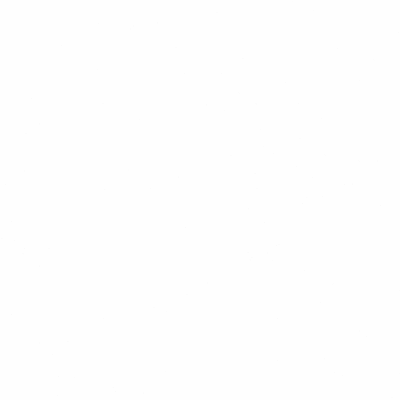
Frame 1 (no input)
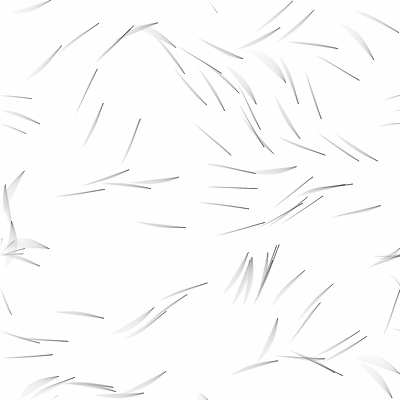
Frame 60 (no input)
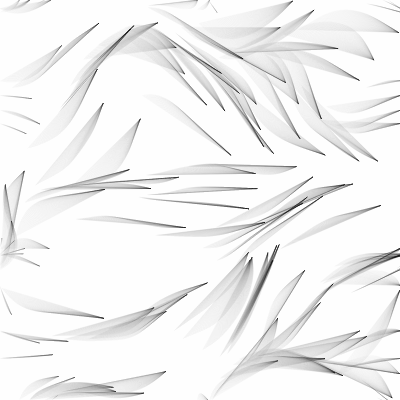
Frame 120 (the mouse pressed at the canvas centre since frame 60)

The p5.js sketch that drew these frames (run headless with seeded random() and noise() and a simulated clock; from frame 60 on, the mouse is pressed at the canvas centre):

// p5.js sketch
// ── sketch.js

let inc = 0.1;
let scale = 10;
let cols, rows;
let zoff = 0;
let particles = [];
let flowField = [];

function setup() {
  createCanvas(400, 400);
  background(220, 10);

  noiseDetail(6);
  noStroke();

  cols = floor(width / scale);
  rows = floor(height / scale);

  flowField = new Array(cols * rows);

  for (let i = 0; i < 200; i++) {
    particles[i] = new Particle();
  }

}

function draw() {



  let yoff = 0;

  for (let y = 0; y <= rows; y++) {
    let xoff = 0;

    for (let x = 0; x <= cols; x++) {
      let index = (x + y * cols);
      let angle = noise(xoff, yoff, zoff) * TWO_PI * 1;

      let v = p5.Vector.fromAngle(angle);
      v.setMag(0.05);
      flowField[index] = v;

      xoff += inc;
      //fill(r);
      //rect(x * scale, y * scale, scale, scale);

      // stroke(0, 50);
      // fill(0, 50);
      // push();
      // translate(x * scale, y * scale);
      // rotate(v.heading());
      // line(0, 0, scale, 0);
      // pop();
    }
    yoff += inc;
  }
  zoff += 0.001;

  for (let i = 0; i < 100; i++) {
    particles[i].follow(flowField);
    particles[i].update();
    particles[i].show();
  }

}

// ── particle.js


function Particle() {
    this.pos = createVector(random(width), random(height));
    this.vel = createVector(0, 0);
    this.acc = createVector(0, 0);
    this.prevPos = this.pos.copy();
    this.maxspeed = 1;

    this.update = function () {

        this.vel.add(this.acc);
        this.vel.limit(this.maxspeed);
        this.pos.add(this.vel);
        this.acc.mult(0);

        this.edges();
    }


    this.applyForce = function (force) {
        this.acc.add(force);
    }

    this.show = function () {
        strokeWeight(1);
        stroke(0, 5);
        line(this.pos.x, this.pos.y, this.prevPos.x, this.prevPos.y);
        //point(this.pos.x, this.pos.y);
        //ellipse(this.pos.x, this.pos.y, 5, 5);
    }


    this.edges = function () {

        if (this.pos.x > width) {
            this.pos.x = 0;
            this.updatePrev();
        }
        if (this.pos.x < 0) {
            this.pos.x = width;
            this.updatePrev();
        }

        if (this.pos.y > height) {
            this.pos.y = 0;
            this.updatePrev();
        }
        if (this.pos.y < 0) {
            this.pos.y = height;
            this.updatePrev();
        }
    }

    this.updatePrev = function () {
        this.prevPos.x = this.pos.x;
        this.prevPos.y = this.pos.y;
    }



    this.follow = function (vectors) {

        let x = floor(this.pos.x / scale);
        let y = floor(this.pos.y / scale);
        let index = x + y * cols;
        let force = vectors[index];
        this.applyForce(force);
    }

}
